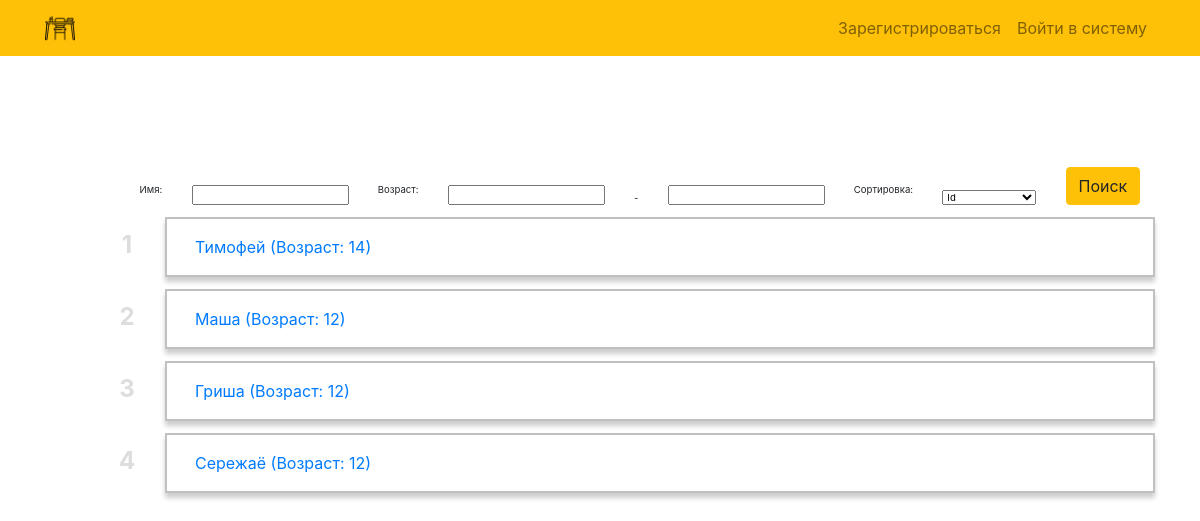
/students/, run on an earlier commit of the app's database.
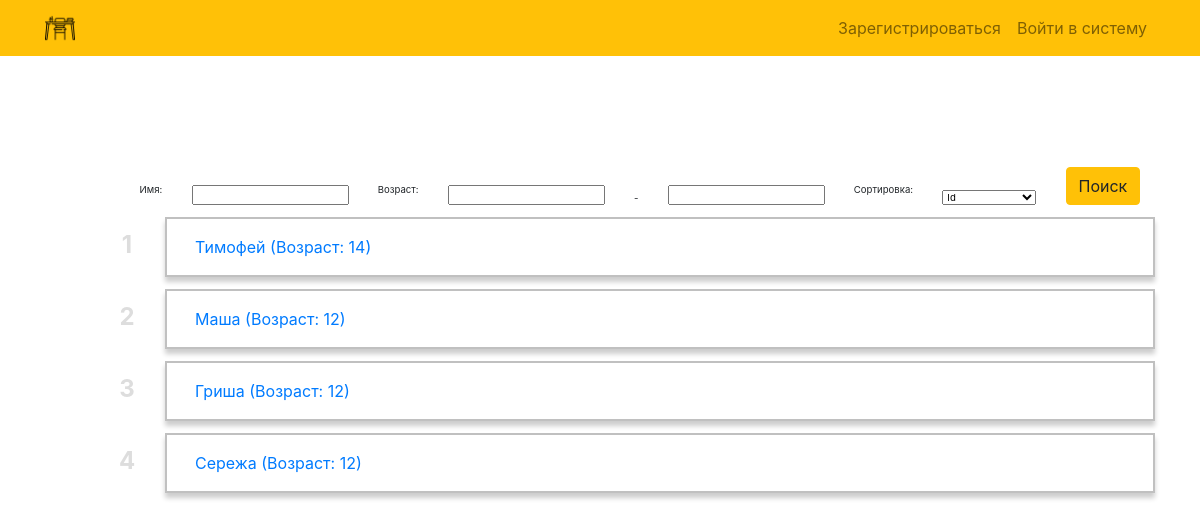
And on a later commit of the database.
### studwork/models.py (models this page shows, shortened)
class Student(models.Model):
    name = models.CharField(max_length=150, verbose_name='Имя')
    age = models.IntegerField(verbose_name='Возраст')
    objects = models.Manager()
    class Meta:
        verbose_name_plural = 'Ученики'
        verbose_name = 'Ученик'
        ordering = ['id']

### studwork/views.py (the view)
# urls.py: path('students/', views.all_students, name='students'),
def all_students(request):
    students = Student.objects.all()
    myFilter = StudentFilter(request.GET, queryset=students)
    students = myFilter.qs
    content = {'students': students, 'myFilter': myFilter}
    return render(request, 'studbase/all_students.html', content)

### studwork/templates/studbase/all_students.html (shortened to what this page needs)
{%extends 'base.html'%}
{%block content%}
<form method = 'get' class = 'student-search'>
    {{myFilter.form}}
    <button type="submit" class="btn btn-warning">Поиск</button>
</form>
<ul class="all-students">
    {%for student in students%}
    <li><a href="{%url 'stud_detail' id=student.id%}">{{student.name}} (Возраст: {{student.age}})</a></li>
    {%endfor%}
</ul>
{%endblock content%}

What changed in the data, as far as the page shows it:
changed Student: name "Сережаё" → "Сережа"
